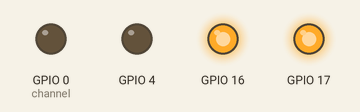
A sketch run on a simulated ESP32. Parts: output pins drawn as LEDs (lit = HIGH).

Above: at 0.2 s.
At 1.2 s:
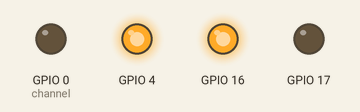
At 2.7 s:
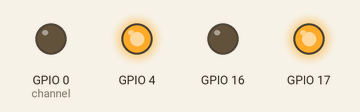
At 3.7 s:
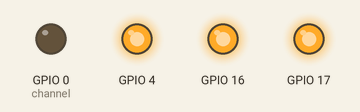
Timing chart, 0 to 4.6 s (numbered marks = the images above):
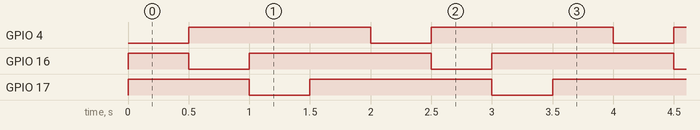

Measured:
- by itself, GPIO 4: alternates HIGH for 1.5 s and LOW for 0.50 s
- by itself, GPIO 16, GPIO 17: repeats every 2.0 s: LOW 0.50 s, HIGH 1.5 s
- by itself, everything shown: repeats every 2.0 s, in 4 steps

The sketch:

LVGL_Arduino.ino
```cpp
#include <Arduino.h>

int freq = 2000;    // frequency
int channel = 0;    // aisle
int resolution = 8;   // Resolution

const int led = 4;
void setup()
{
  //Initialize GPIO, turn off tricolor light

  pinMode(4, OUTPUT);
  pinMode(17, OUTPUT);
  pinMode(16, OUTPUT);
  digitalWrite(4, 0);
  digitalWrite(16, 0);
  digitalWrite(17, 0);
  ledcAttach(channel, freq, resolution); // set channel
  //ledcAttachPin(led, channel);  // Connect the channel to the corresponding pin
}

void loop()
{
  digitalWrite(4, 0);
  digitalWrite(16, 1);
  digitalWrite(17, 1);
  delay(500);
  digitalWrite(4, 1);
  digitalWrite(16, 0);
  digitalWrite(17, 1);
  delay(500);
  digitalWrite(4, 1);
  digitalWrite(16, 1);
  digitalWrite(17, 0);
  delay(500);
  digitalWrite(4, 1);
  digitalWrite(16, 1);
  digitalWrite(17, 1);
  delay(500);
//   ledcWrite(led, channel);
//   // gradually brighten
//    for (int dutyCycle = 255; dutyCycle >= 0; dutyCycle = dutyCycle - 5)
//   {
//     ledcWrite(channel, dutyCycle);  // output PWM
//     delay(100);
//   }
//   // gradually darken
//   for (int dutyCycle = 0; dutyCycle <= 255; dutyCycle = dutyCycle + 5)
//   {
//     ledcWrite(channel, dutyCycle);  // output PWM
//     delay(100);
//   }
//   delay(500);
}
```
